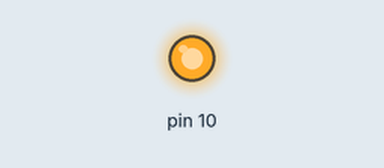
Simulated run of this sketch. Board: Arduino Uno, built with avr-gcc and run on an emulated ATmega328P. Shown: output pins drawn as LEDs (lit = HIGH). What the sketch prints to the serial monitor is not drawn.

Above: at 0.1 s.
Timing chart, 0 to 1.6 s (numbered marks = the images above):
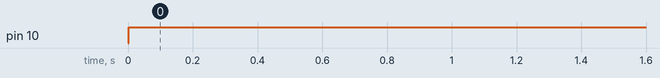

Measured:
- by itself, pin 10: LOW → HIGH at 0.00 s

The sketch:

Using_SPI_Master_01.ino
```cpp
  // Written by Nick Gammon
// April 2011


#include <SPI.h>
byte buf[40];
int pos=0;
void setup (void)
{
  Serial.begin (115200);
  Serial.println ();

  digitalWrite(SS, HIGH);  // ensure SS stays high for now

  // Put SCK, MOSI, SS pins into output mode
  // also put SCK, MOSI into LOW state, and SS into HIGH state.
  // Then put SPI hardware into Master mode and turn SPI on
  SPI.begin ();

  // Slow down the master a bit
    SPI.setClockDivider(SPI_CLOCK_DIV8);

}  // end of setup

byte transferAndWait (const byte what)
{
  byte a = SPI.transfer (what);
  delayMicroseconds (20);
  return a;
} // end of transferAndWait

void loop (void)
{
  pos=0;
  byte c='r';

  // enable Slave Select
  Serial.println ("Start:");
  digitalWrite(SS, HIGH);
  delayMicroseconds (20);
  digitalWrite(SS, LOW);
  transferAndWait ('a');  // add command
  for(;pos<40;){
    buf[pos++]=transferAndWait (0);
  }
//  do{
//    buf[pos]=transferAndWait (0);
//     Serial.write (buf[pos]);
//  }while(pos<40&buf[pos++]);
  Serial.println ("Exit while");

  // disable Slave Select
  digitalWrite(SS, HIGH);

  Serial.print ("Buf:");
  for(int i=0;i<pos;i++){
    Serial.write (buf[i]);
  }
  pos=0;
  Serial.println();

//  Serial.println ("Adding results:");
//  Serial.write(a);
//  Serial.println (a, DEC);
//  Serial.write(b);
//  Serial.println (b, DEC);
//  Serial.write(c);
//  Serial.println (c, DEC);
//  Serial.write(d);
//  Serial.println (d, DEC);

  delay (4000);  // 1 second delay
}  // end of loop
```
